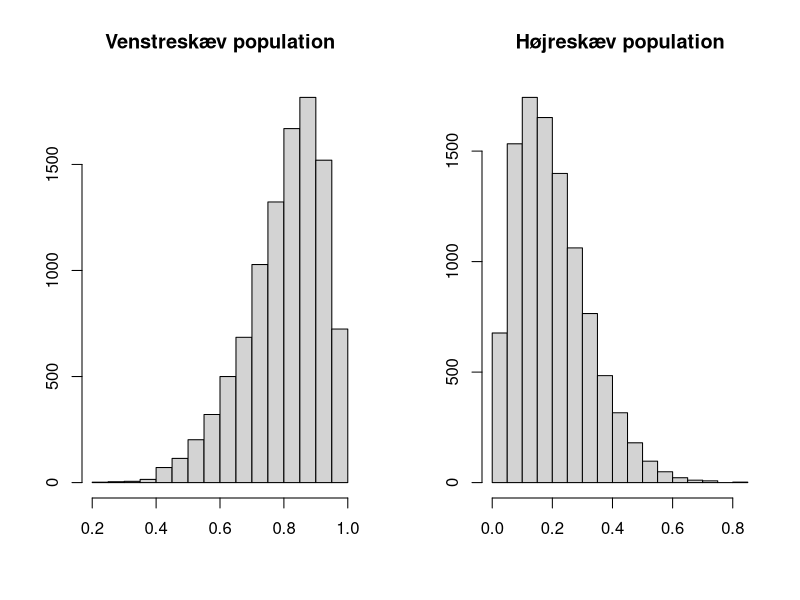
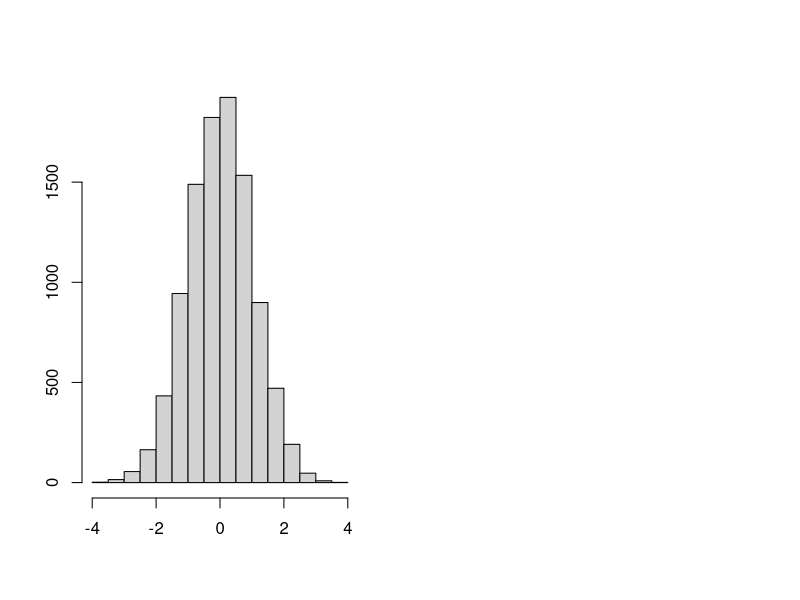

Here is the R script that generated these plots, in order:
## ---- chunk 1
n <- 10000
## ---- chunk 2
set.seed(1)

n <- 10000

pop_vs <- rbeta(n, 8, 2) # Venstreskæv population
pop_hs <- rbeta(n, 2, 8) # Højreskæv population
## ---- chunk 3
par(mfrow=c(1,2))
hist(pop_vs, main = "Venstreskæv population", ylab = "", xlab = "")
hist(pop_hs, main = "Højreskæv population", ylab = "", xlab = "")
## ---- chunk 4
pop_vs_mean <- mean(pop_vs)
pop_hs_mean <- mean(pop_hs)
## ---- chunk 5
pop_z <- rnorm(n) # Standard normaltfordelt population
## ---- chunk 6
hist(pop_z, main = "", ylab = "", xlab = "")
## ---- chunk 7
pop_z_mean <- mean(pop_z)
